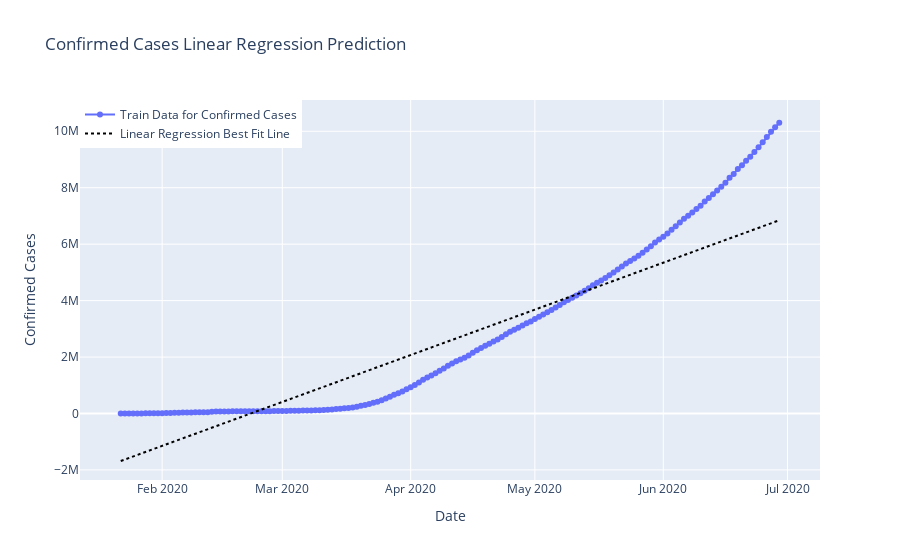

The code cell stored with this chart in its notebook:
### Code cell
import plotly.graph_objects as go

fig = go.Figure()

fig.add_trace(go.Scatter(x=datewise.index, y=datewise['Confirmed'],
                        mode='lines+markers', name='Train Data for Confirmed Cases'))
fig.add_trace(go.Scatter(x=datewise.index, y=linreg_output,
                        mode='lines', name='Linear Regression Best Fit Line',
             line = dict(color='black', dash='dot')))

fig.update_layout(title='Confirmed Cases Linear Regression Prediction',
                 xaxis_title='Date', yaxis_title='Confirmed Cases', 
                  legend=dict(x=0, y=1))

fig.show()

### Figure 1 — Plotly figure (JSON) as saved in the notebook; plotly's stock layout.template omitted (floating-point values rounded to 4 significant figures; data arrays with more than 128 entries replaced by an {"elided": "..."} marker saying what was removed)
{"data": [{"mode": "lines+markers", "name": "Train Data for Confirmed Cases", "type": "scatter", "x": {"elided": "160 str values"}, "y": {"elided": "160 int values"}}, {"line": {"color": "black", "dash": "dot"}, "mode": "lines", "name": "Linear Regression Best Fit Line", "type": "scatter", "x": {"elided": "160 str values"}, "y": {"elided": "160 float values"}}], "layout": {"legend": {"x": 0, "y": 1}, "title": {"text": "Confirmed Cases Linear Regression Prediction"}, "xaxis": {"title": {"text": "Date"}}, "yaxis": {"title": {"text": "Confirmed Cases"}}}}
